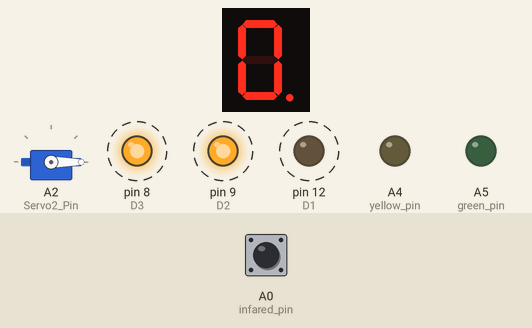
The sketch below on a simulated Arduino Uno, built with avr-gcc and run on an emulated ATmega328P. On the bench: 1-digit seven-segment display, servo, output pins drawn as LEDs (lit = HIGH). Wiring (inferred from the names in the program): 1-digit 7-segment display, segments lit when HIGH: segments pin 11, pin 7, pin 4, pin 2, pin 13, pin 10, pin 5, pin 3. Dashed ring = blinking. The inputs (shaded band) are chosen by the test bench; at power-on: A0 (infared_pin) HIGH. The segment pins are drawn as the display they are named for; pins used as bus, display or sensor lines are not drawn.

Above: at 0.9 s.
1.3 s: A0 (infared_pin) pulled LOW for 0.5 s
At 2.4 s:
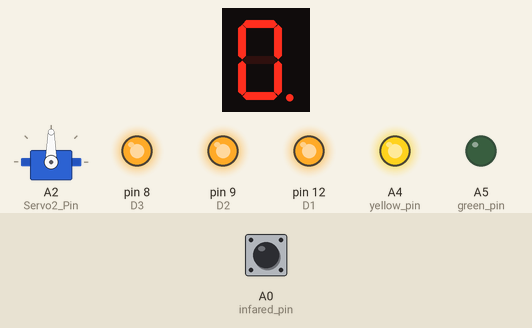
3.3 s: A0 (infared_pin) pulled LOW for 1 s
At 4.81 s:
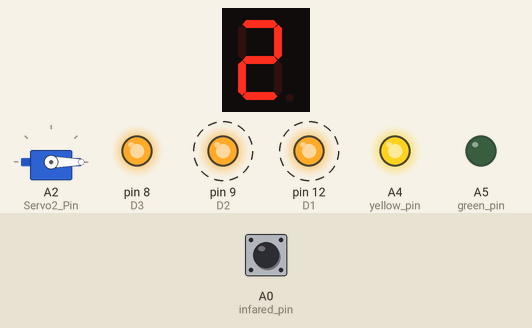
7.3 s: A0 (infared_pin) pulled LOW for 0.5 s
At 8.73 s:
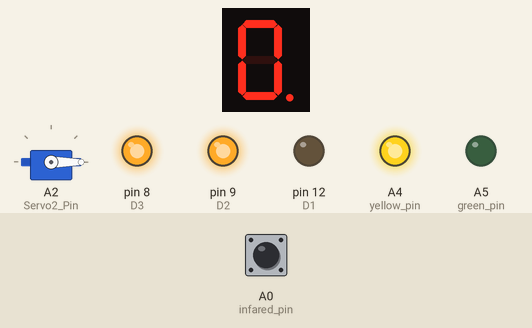
10.4 s: A0 (infared_pin) pulled LOW for 1 s
At 11.85 s:
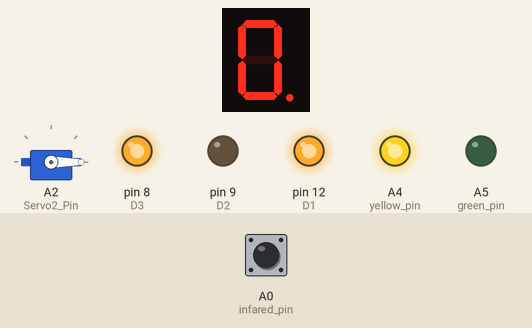
Timing chart, 0 to 14.5 s (numbered marks = the images above; inputs shaded):
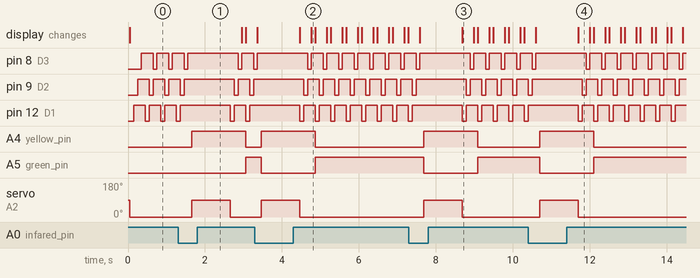

Measured:
- after the input at 1.3 s, A4 (yellow_pin): LOW → HIGH after 0.36 s, → LOW 1.4 s later; A5 (green_pin): LOW → HIGH after 1.8 s; servo on A2 (Servo2_Pin): 0° → 90° after 0.36 s, → 0° 1.0 s later
- after the input at 3.3 s, A4 (yellow_pin): LOW → HIGH after 0.17 s, → LOW 1.4 s later; A5 (green_pin): HIGH → LOW after 0.17 s, → HIGH 1.4 s later; servo on A2 (Servo2_Pin): 0° → 90° after 0.17 s, → 0° 1.0 s later
- after the input at 7.3 s, A4 (yellow_pin): LOW → HIGH after 0.39 s, → LOW 1.4 s later; A5 (green_pin): HIGH → LOW after 0.39 s, → HIGH 1.4 s later; servo on A2 (Servo2_Pin): 0° → 90° after 0.39 s, → 0° 1.0 s later
- after the input at 10.4 s, A4 (yellow_pin): LOW → HIGH after 0.30 s, → LOW 1.4 s later; A5 (green_pin): HIGH → LOW after 0.30 s, → HIGH 1.4 s later; servo on A2 (Servo2_Pin): 0° → 90° after 0.30 s, → 0° 1.0 s later
- by itself, pin 12 (D1): repeats every 0.40 s: LOW 0.10 s, HIGH 0.30 s

The sketch:

Arduino_Completed_Soap_Dispensor_Code.ino
```cpp
#include <Arduino.h>
#include <Servo.h>
#define Servo2_Pin A2 //left servo
#define infared_pin A0
#define green A5
#define yellow A4
Servo servo2 ;
// Pin definitions for segments
int pinA = 11; int pinB = 7; int pinC = 4; int pinD = 2;
int pinE = 13; int pinF = 10; int pinG = 5;
int pinDP = 3;
// Pin definitions for digit selection
int D1 = 12; int D2 = 9; int D3 = 8; int D4 = 6;
const int pin2 =  Servo2_Pin;
const int green_pin =  green;
const int yellow_pin =  yellow;
static int count = 0;
void setup() {
  // Bellow is just me setting all the segments, LEDS, Digits and servos as outputs in their correct pin spot
  pinMode(pinA, OUTPUT);
  pinMode(pinB, OUTPUT);
  pinMode(pinC, OUTPUT);
  pinMode(pinD, OUTPUT);
  pinMode(pinE, OUTPUT);
  pinMode(pinF, OUTPUT);
  pinMode(pinG, OUTPUT);
  pinMode(pinDP, OUTPUT);
  pinMode(D1, OUTPUT);
  pinMode(D2, OUTPUT);
  pinMode(D3, OUTPUT);
  pinMode(D4, OUTPUT);
 pinMode(green_pin, OUTPUT);
pinMode(yellow_pin, OUTPUT);
  // turning off all digits off in the begining once compiles
  digitalWrite(D1, LOW);
  digitalWrite(D2, LOW);
  digitalWrite(D3, LOW);
  digitalWrite(D4, LOW);
    // setup
  servo2.attach(pin2); //left
    pinMode(infared_pin, INPUT_PULLUP);


  Serial.begin(9600);
  delay(50);
}


bool handWasDetected = false; // variable to track hand presence


void loop() {
   int infraredSensorState = digitalRead(infared_pin); // initiallize the infrared sensor
      servo2.write(0);//0 degrees starting point
   if (infraredSensorState == LOW && !handWasDetected) {// Check if hand is detected and wasn't already detected in the previous loop
      // Turn on yellow light and turn off green light
    digitalWrite(green_pin, LOW);
      digitalWrite(yellow_pin, HIGH);


      // Activate the servo


    servo2.write(90);//90 degrees rotate
      delay(1000); // Wait for the dispensing action to complete
      servo2.write(0);//reset
      count++;
      if (count > 9999) {
         count = 0;
      }
//      displayNumber(count);
      handWasDetected = true; // update the state to indicate that hand was detected and stay here until it moves
   } else if (infraredSensorState == HIGH && handWasDetected) {
      // Turn off yellow light and turn on green light
      digitalWrite(green_pin, HIGH);
      digitalWrite(yellow_pin, LOW);
      handWasDetected = false; // Reset the state when no hand is detected
   }
   displayNumber(count); // Continuously update the display by calling the for/if loop function
   delayMicroseconds(2500); //small delay here to avoid burning out the HEX display.
}
void displayNumber(unsigned int number) {
   int digitValues[4];
  digitValues[0] = number / 1000;          // Thousands place calculation for D1
  digitValues[1] = (number / 100) % 10;    // Hundreds place calculation for D2
  digitValues[2] = (number / 10) % 10;     // Tens place calculation for D3
  digitValues[3] = number % 10;            //Ones Place Calculation for D4
 int pinactivation_number;
for(int i = 0; i < 4; i++){
  if(i == 0)
  {
pinactivation_number = 12;

  }
    else if(i == 1)
  {
pinactivation_number = 9;

  }
    else if(i == 2)
  {
pinactivation_number = 8;

  }
    else if(i == 3)
  {
pinactivation_number = 6;

  }


digitalWrite(pinactivation_number, LOW); //turn on LED digit correlated within the loop. Then call the specific display function based on what the number is
  switch(digitValues[i])
  {
    case 0:
    display0();

    break;


    case 1:
    display1();
    break;


    case 2:
    display2();
    break;


    case 3:
    display3();
    break;


    case 4:
    display4();
    break;


    case 5:
    display5();
    break;

    case 6:
    display6();
    break;


    case 7:
    display7();
    break;


    case 8:
    display8();
    break;


    case 9:
    display9();
    break;
  }


  delay(100); //this delay is here for how long the number will be display, before it moves to the next number. The goal here was to get a mutliplexing effect which makes it look like its up the entire time by going through each number fast


digitalWrite(pinactivation_number, HIGH); //turn off LED digit

}

}


//Bellow are just all the functions for displaying specific numbers, using the segment logic I learned from EECE 229
void display0() {
digitalWrite(pinA, HIGH);
  digitalWrite(pinB, HIGH);
  digitalWrite(pinC, HIGH);
  digitalWrite(pinD, HIGH);
  digitalWrite(pinE, HIGH);
  digitalWrite(pinF, HIGH);
  digitalWrite(pinG, LOW);
  digitalWrite(pinDP, HIGH);
}


void display1() {
digitalWrite(pinA, LOW);
  digitalWrite(pinB, HIGH);
  digitalWrite(pinC, HIGH);
  digitalWrite(pinD, LOW);
  digitalWrite(pinE, LOW);
  digitalWrite(pinF, LOW);
  digitalWrite(pinG, LOW);
  digitalWrite(pinDP, LOW);
}


void display2() {
digitalWrite(pinA, HIGH);
  digitalWrite(pinB, HIGH);
  digitalWrite(pinC, LOW);
  digitalWrite(pinD, HIGH);
  digitalWrite(pinE, HIGH);
  digitalWrite(pinF, LOW);
  digitalWrite(pinG, HIGH);
  digitalWrite(pinDP, LOW);
}
void display3() {
digitalWrite(pinA, HIGH);
  digitalWrite(pinB, HIGH);
  digitalWrite(pinC, HIGH);
  digitalWrite(pinD, HIGH);
  digitalWrite(pinE, LOW);
  digitalWrite(pinF, LOW);
  digitalWrite(pinG, HIGH);
  digitalWrite(pinDP, LOW);
}
void display4() {
digitalWrite(pinA, LOW);
  digitalWrite(pinB, HIGH);
  digitalWrite(pinC, HIGH);
  digitalWrite(pinD, LOW);
  digitalWrite(pinE, LOW);
  digitalWrite(pinF, HIGH);
  digitalWrite(pinG, HIGH);
  digitalWrite(pinDP, LOW);
}
void display5() {
digitalWrite(pinA, HIGH);
  digitalWrite(pinB, LOW);
  digitalWrite(pinC, HIGH);
  digitalWrite(pinD, HIGH);
  digitalWrite(pinE, LOW);
  digitalWrite(pinF, HIGH);
  digitalWrite(pinG, HIGH);
  digitalWrite(pinDP, LOW);
}
void display6() {
digitalWrite(pinA, HIGH);
  digitalWrite(pinB, LOW);
  digitalWrite(pinC, HIGH);
  digitalWrite(pinD, HIGH);
  digitalWrite(pinE, HIGH);
  digitalWrite(pinF, HIGH);
  digitalWrite(pinG, HIGH);
  digitalWrite(pinDP, LOW);
}
void display7() {
digitalWrite(pinA, HIGH);
  digitalWrite(pinB, HIGH);
  digitalWrite(pinC, HIGH);
  digitalWrite(pinD, LOW);
  digitalWrite(pinE, LOW);
  digitalWrite(pinF, LOW);
  digitalWrite(pinG, LOW);
  digitalWrite(pinDP, LOW);
}
void display8() {
digitalWrite(pinA, HIGH);
  digitalWrite(pinB, HIGH);
  digitalWrite(pinC, HIGH);
  digitalWrite(pinD, HIGH);
  digitalWrite(pinE, HIGH);
  digitalWrite(pinF, HIGH);
  digitalWrite(pinG, HIGH);
  digitalWrite(pinDP, LOW);
}
void display9() {
digitalWrite(pinA, HIGH);
  digitalWrite(pinB, HIGH);
  digitalWrite(pinC, HIGH);
  digitalWrite(pinD, LOW);
  digitalWrite(pinE, LOW);
  digitalWrite(pinF, HIGH);
  digitalWrite(pinG, HIGH);
  digitalWrite(pinDP, LOW);
}
```
